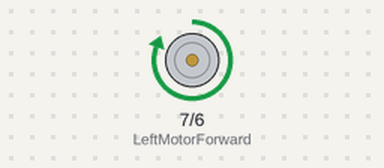
A sketch run on a simulated Arduino Uno, built with avr-gcc and run on an emulated ATmega328P. Parts: motor-driver pin pairs drawn as motors (green arrow = first pin HIGH = forward, orange = second pin HIGH = backward, longer = more drive).

Above: at 1.0 s.
At 3.0 s:
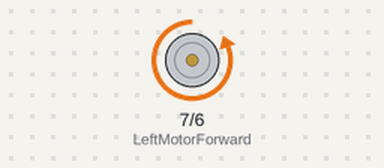
At 5.0 s:
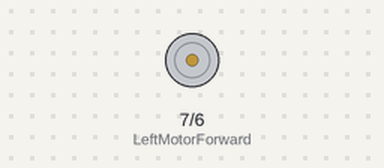
Timing chart, 0 to 7.8 s (numbered marks = the images above):
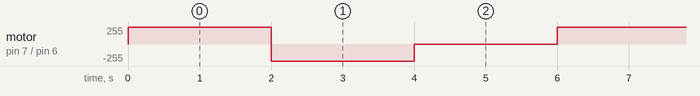

The sketch:

dc_motor_one.ino
```cpp
int LeftMotorForward = 7; // Pin 7 has Left Motor connected on Arduino boards.
int LeftMotorReverse = 6; // Pin 6 has Left Motor connected on Arduino boards.
void setup()
{
  Serial.begin(9600);
  pinMode(LeftMotorForward, OUTPUT);
  pinMode(LeftMotorReverse, OUTPUT);
}

void loop() {
   // Forward
   digitalWrite(LeftMotorForward, HIGH);
   digitalWrite(LeftMotorReverse, LOW);
   delay(2000);

   // Reverse
   digitalWrite(LeftMotorReverse, HIGH);
   digitalWrite(LeftMotorForward, LOW);
   delay(2000);

   // Stop
   digitalWrite(LeftMotorReverse, LOW);
   digitalWrite(LeftMotorForward, LOW);
   delay(2000);
}
```

Measured:
- by itself, motor on pin 7 (LeftMotorForward) / pin 6 (LeftMotorReverse): repeats every 6.0 s: backward 255/255 2.0 s, stopped 2.0 s, forward 255/255 2.0 s
